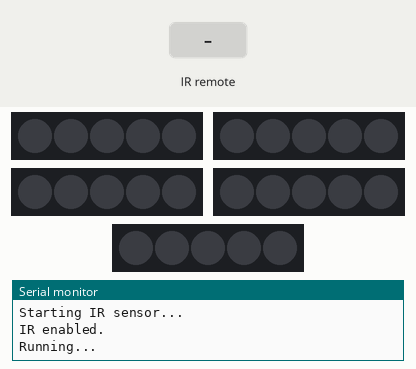
The program below on a simulated Arduino Uno, built with avr-gcc and run on an emulated ATmega328P. On the bench: 5 × 5 RGB LEDs in strip order, left to right, the last lines printed to the serial monitor. The test bench sets the inputs (shaded band).

Above: at 1.2 s.
1.3 s: infrared code 0xFD00FF received
At 1.8 s:
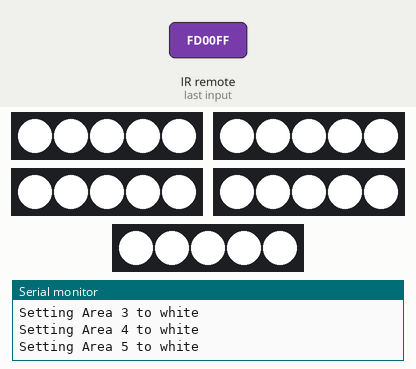
2.8 s: infrared code 0xFD08F7 received
At 3.3 s:
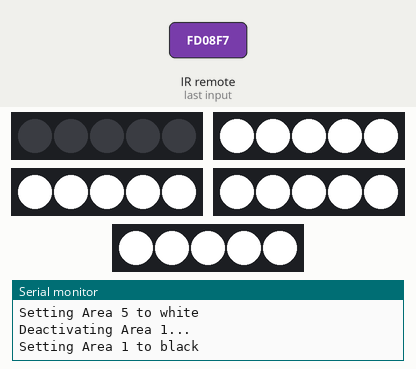
4.3 s: infrared code 0xFD8877 received
At 5.5 s:
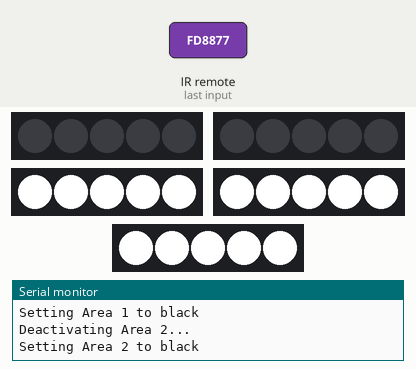
5.8 s: infrared code 0xFD48B7 received
At 6.7 s:
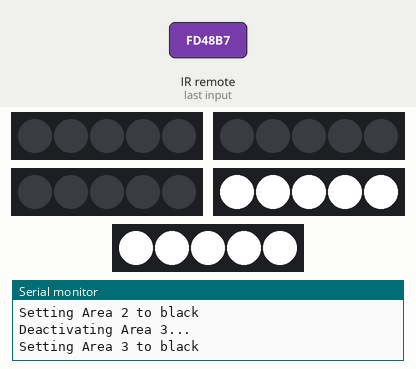
7.3 s: infrared code 0xFD28D7 received
At 7.9 s:
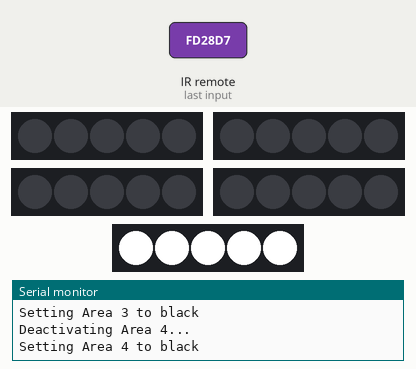
8.8 s: infrared code 0xFD08F7 received
At 10.2 s:
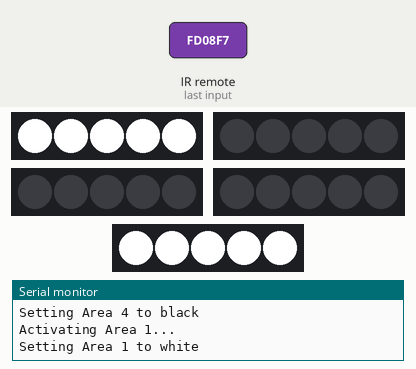
Timing chart, 0 to 11.3 s (numbered marks = the images above; inputs shaded):
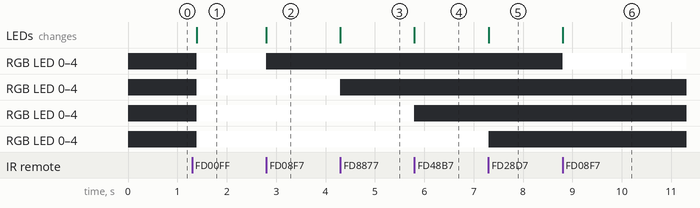

The program:

main.cpp
```cpp
#include "defs.h"
#include <IRremote.h>


// Define areas
Area areas[NUM_OF_AREAS] = {
    {5, 5, "Area 1", AREA_ONE_CODE, new NeoPixelBus<NeoRgbFeature, Neo800KbpsMethod>(5, 5), false},
    {5, 6, "Area 2", AREA_TWO_CODE, new NeoPixelBus<NeoRgbFeature, Neo800KbpsMethod>(5, 6), false},
    {5, 7, "Area 3", AREA_THREE_CODE, new NeoPixelBus<NeoRgbFeature, Neo800KbpsMethod>(5, 7), false},
    {5, 8, "Area 4", AREA_FOUR_CODE, new NeoPixelBus<NeoRgbFeature, Neo800KbpsMethod>(5, 8), false},
    {5, 9, "Area 5", AREA_FIVE_CODE, new NeoPixelBus<NeoRgbFeature, Neo800KbpsMethod>(5, 9), false}
};

NeoPixelAnimator animations(NUM_OF_AREAS);
AnimState animStates[NUM_OF_AREAS];

// IR setup
IRrecv recv(IR_PIN);
decode_results irData;

void setup()
{
    // Initialize serial for debugging
    Serial.begin(9600);
    Serial.println("Initializing...");
    Serial.flush();

    // Enable IR sensor
    Serial.println("Starting IR sensor...");
    recv.enableIRIn();
    Serial.println("IR enabled.");

    // Initialize led strips
    for(int i = 0; i < NUM_OF_AREAS; i++)
    {
        areas[i].strip->Begin();
        areas[i].strip->Show();
    }

    Serial.println();
    Serial.println("Running...");
}

void loop()
{
    if(recv.decode(&irData))
    {
        // Skip if button pressed longer than needed.
        if(irData.value != BLANK_CODE)
        {
            if(decodeRemoteCommands(&irData.value) == FAIL_CODE)
            {
                Serial.print("Code 0x");
                Serial.print(irData.value, HEX);
                Serial.println(" is unknown or there was a problem with the LEDs.");
            }
            // Serial.println(irData.value, HEX);
            Serial.flush();
        }
        recv.resume();
    }
}

/**
 * Activates areas based on the keys pressed.
 */
int decodeRemoteCommands(const unsigned long *data)
{
    uint16_t index;
    int (*func)(uint16_t,Area*);

    switch (*data)
    {
        case ALL_AREAS_CODE: // Power Button
        {
            // We want to use a function to activate/deactivate all areas
            // if one of the areas is activated then all will be deactivated and vice versa.
            String msg = "";
            if (!areas[0].state &&
                !areas[1].state &&
                !areas[2].state &&
                !areas[3].state &&
                !areas[4].state)
            {
                func = activateArea;
                msg = "Activating all areas...";
            }
            else
            {
                func = deactivateArea;
                msg = "Deactivating all areas...";
            }
            Serial.println(msg);

            for(int i = 0; i < NUM_OF_AREAS; i++)
                func(i, &areas[i]);

            return SUCCESS_CODE;
        }
        case AREA_ONE_CODE: // "1" Button
            index = 0;
            break;

        case AREA_TWO_CODE: // "2" Button
            index = 1;
            break;

        case AREA_THREE_CODE: // "3" Button
            index = 2;
            break;

        case AREA_FOUR_CODE: // "4" Button
            index = 3;
            break;

        case AREA_FIVE_CODE: // "5" Button
            index = 4;
            break;

        default:
            return FAIL_CODE;
    }

    Area *area = &areas[index];

    if(!(*area).state)
    {
        Serial.println("Activating " + (*area).name + "...");
        func = activateArea;
    }
    else
    {
        Serial.println("Deactivating " + (*area).name + "...");
        func = deactivateArea;
    }

    return func(index, area);
}

/**
 * Set all pixels in an area to white color
 */
int activateArea(uint16_t index, Area *area)
{
    Serial.println("Setting " + area->name + " to white");
    (*area).state = true;
    // fadeAreaColor(index, BLACK_COLOR, WHITE_COLOR);
    return setArea(area, WHITE_COLOR);
    // return SUCCESS_CODE;
}

/**
 * Sets all pixels in an area to black
 */
int deactivateArea(uint16_t index, Area *area)
{
    Serial.println("Setting " + area->name + " to black");
    (*area).state = false;
    // fadeAreaColor(index, WHITE_COLOR, BLACK_COLOR);
    return setArea(area, BLACK_COLOR);
    // return SUCCESS_CODE;
}

/**
 * Set all pixels in an area to specific color
 */
int setArea(Area *area, RgbColor color)
{
    area->strip->ClearTo(color);
    area->strip->Show();
    return SUCCESS_CODE;
}

/**
 * Animates the color fade using linear blend animation
 */
void blendAnimUpdate(const AnimationParam &param)
{
    RgbColor updatedColor = RgbColor::LinearBlend(
        animStates[param.index].InitColor,
        animStates[param.index].FinColor,
        param.progress
    );

    areas[param.index].strip->ClearTo(updatedColor);
}

/**
 * Starts the animation for color fade-in/fade-out
 */
void fadeAreaColor(uint16_t index, RgbColor initColor, RgbColor finColor)
{
    animStates[index] = {initColor, finColor};
    animations.StartAnimation(index, ANIM_TIME, blendAnimUpdate);
}
```

defs.h
```cpp
#ifndef DEFS_H
#define DEFS_H

#include <Arduino.h>
#include <NeoPixelBus.h>
#include <NeoPixelAnimator.h>


#define SUCCESS_CODE 0
#define FAIL_CODE -1


#define NUM_OF_AREAS 5
const int IR_PIN = 12;

// Area struct definition
typedef struct
{
    const uint16_t PixelCount;
    const uint8_t Pin;
    const String name;
    const unsigned long irCode;
    NeoPixelBus<NeoRgbFeature, Neo800KbpsMethod> *strip;
    bool state;
} Area;

// Color definitions
#define WHITE_COLOR RgbColor(255)
#define BLACK_COLOR RgbColor(0)

// Animation definitions
const uint16_t ANIM_TIME = 200;
typedef struct
{
    RgbColor InitColor;
    RgbColor FinColor;
} AnimState;

// IR codes definitions
#define ALL_AREAS_CODE 0xFD00FF
#define AREA_ONE_CODE 0xFD08F7
#define AREA_TWO_CODE 0xFD8877
#define AREA_THREE_CODE 0xFD48B7
#define AREA_FOUR_CODE 0xFD28D7
#define AREA_FIVE_CODE 0xFDA857
#define BLANK_CODE 0xFFFFFFFF

// Function declarations
int decodeRemoteCommands(const unsigned long *data);
int activateArea(uint16_t index, Area *area);
int deactivateArea(uint16_t index, Area *area);
int setArea(Area *area, RgbColor color);
void blendAnimUpdate(const AnimationParam &param);
void fadeAreaColor(uint16_t index, RgbColor initColor, RgbColor finColor);

#endif
```

Measured:
- after the input at 1.3 s, RGB LED 0–4, RGB LED 0–4, RGB LED 0–4, RGB LED 0–4: off → RGB(255, 255, 255) after 0.09 s; the LEDs: change after 0.09 s (image 1)
- after the input at 2.8 s, RGB LED 0–4: RGB(255, 255, 255) → off at once; the LEDs: change at once (image 2)
- after the input at 4.3 s, RGB LED 0–4: RGB(255, 255, 255) → off at once; the LEDs: change at once (image 3)
- after the input at 5.8 s, RGB LED 0–4: RGB(255, 255, 255) → off at once; the LEDs: change at once (image 4)
- after the input at 7.3 s, RGB LED 0–4: RGB(255, 255, 255) → off at once; the LEDs: change at once (image 5)
- after the input at 8.8 s, RGB LED 0–4: off → RGB(255, 255, 255) at once; the LEDs: change at once (image 6)
